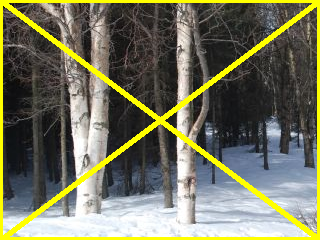
//> input picture assign_1/sect_5/test.ppm, 320 x 240 px
$ ./skeletal ../../assign_1/sect_5/test.ppm   (built with g++ and OpenCV 4)
//> lines starting //> are read from the running program, lines starting //| are printed output that depends on the picture; after the words box and inside, x2 and y2 are one past the last pixel; in counts of white or black regions, pixels touching at a corner belong together
#include "opencv2/highgui/highgui.hpp"
#include "opencv2/imgproc/imgproc.hpp"

#include <iostream>

using namespace cv;
using namespace std;

void help() {
    cout << "\nThis program demonstrates a skeletal transform.\n"
            "Usage:\n"
            "./skeletal <image_name>, Default is pic1.jpg\n"
         << endl;
}

int main(int argc, char **argv) {
    const char *filename = argc >= 2 ? argv[1] : "pic1.jpg";

    Mat gray, binary, mfblur;
    Mat src = imread(filename, CV_LOAD_IMAGE_COLOR);
//> src is the input picture: 240 rows x 320 cols, CV_8UC3; mean B, G, R 93.4, 116.6, 116.2

    if (src.empty()) {
        help();
        cout << "can not open " << filename << endl;
        return -1;
    }

    // show original source image and wait for input to next step
    imshow("source", src);
    waitKey();

    cvtColor(src, gray, CV_BGR2GRAY);
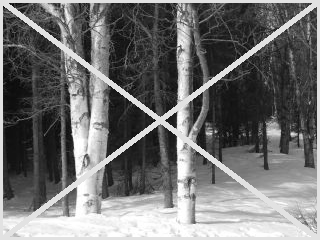
//> gray: 240 rows x 320 cols, CV_8UC1; min 2, max 255, mean 113.8

    // show graymap of source image and wait for input to next step
    imshow("graymap", gray);
    waitKey();

    // Use 70 negative for Moose, 150 positive for hand
    //
    // To improve, compute a histogram here and set threshold to first peak
    //
    // For now, histogram analysis was done with GIMP
    //
    threshold(gray, binary, 70, 255, CV_THRESH_BINARY);
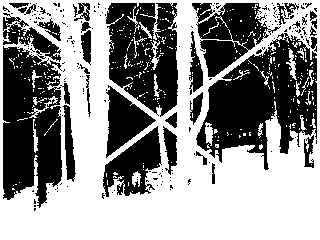
//> binary: 240 rows x 320 cols, CV_8UC1; 56.2% white; 192 black regions (160 under 20 px), largest, box (x1, y1, x2, y2) and area: (196, 33, 317, 170) 8654, (3, 46, 62, 208) 7217, (106, 3, 178, 117) 5755
    binary = 255 - binary;

    // show bitmap of source image and wait for input to next step
    imshow("binary", binary);
    waitKey();

    // To remove median filter, just replace blurr value with 1
    medianBlur(binary, mfblur, 1);

    // show median blur filter of source image and wait for input to next step
    // imshow("mfblur", mfblur);
    // waitKey();

    // This section of code was adapted from the following post, which was
    // based in turn on the Wikipedia description of a morphological skeleton
    //
    // http://felix.abecassis.me/2011/09/opencv-morphological-skeleton/
    //
    Mat skel(mfblur.size(), CV_8UC1, Scalar(0));
    Mat temp;
    Mat eroded;
    Mat element = getStructuringElement(MORPH_CROSS, Size(3, 3));
    bool done;
    int iterations = 0;

    do {
        erode(mfblur, eroded, element);
        dilate(eroded, temp, element);
        subtract(mfblur, temp, temp);
        bitwise_or(skel, temp, skel);
        eroded.copyTo(mfblur);

        done = (countNonZero(mfblur) == 0);
        iterations++;

    } while (!done && (iterations < 100));
//> this loop made 29 passes
//> done on passes 1 to 12: false, false, false, false, false, false, false, false, false, false, false, false
//> pass 1, `erode(mfblur, eroded, element);`:
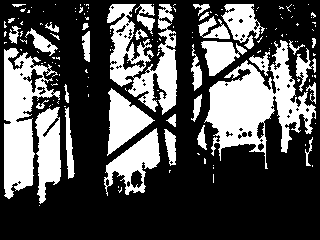
//> eroded: 240 rows x 320 cols, CV_8UC1; 32.1% white; 151 white regions (116 under 20 px), largest, box (x1, y1, x2, y2) and area: (204, 40, 316, 169) 5872, (4, 48, 60, 199) 4142, (107, 4, 177, 115) 3776
//> pass 1, `subtract(mfblur, temp, temp);`:
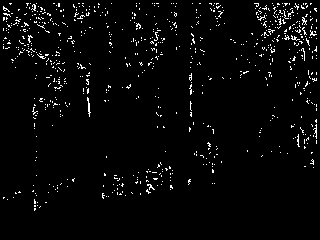
//> temp: 240 rows x 320 cols, CV_8UC1; 3% white in thin lines or dots, all inside (x1, y1, x2, y2) = (3, 3, 317, 211)
//> pass 2, `erode(mfblur, eroded, element);`:
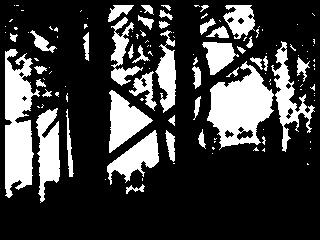
//> eroded: 240 rows x 320 cols, CV_8UC1; 24.1% white; 125 white regions (83 under 20 px), largest, box (x1, y1, x2, y2) and area: (207, 61, 274, 150) 3318, (5, 49, 40, 198) 3230, (36, 108, 60, 203) 1415
//> after the loop: mfblur: 240 rows x 320 cols, CV_8UC1; every value is 0
//> after the loop:
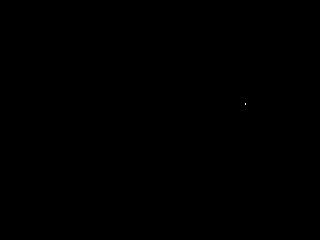
//> temp: 240 rows x 320 cols, CV_8UC1; 0% white in thin lines or dots, all inside (x1, y1, x2, y2) = (245, 103, 246, 105)
//> after the loop:
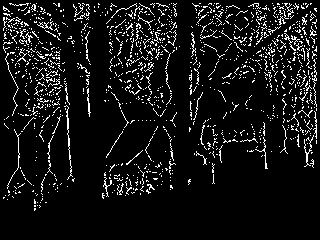
//> skel: 240 rows x 320 cols, CV_8UC1; 8.1% white in thin lines or dots, all inside (x1, y1, x2, y2) = (3, 3, 317, 211)
//> after the loop, iterations = 29

    cout << "iterations=" << iterations << endl;
//| iterations=29

    imshow("skeleton", skel);
    waitKey();

    return 0;
}
